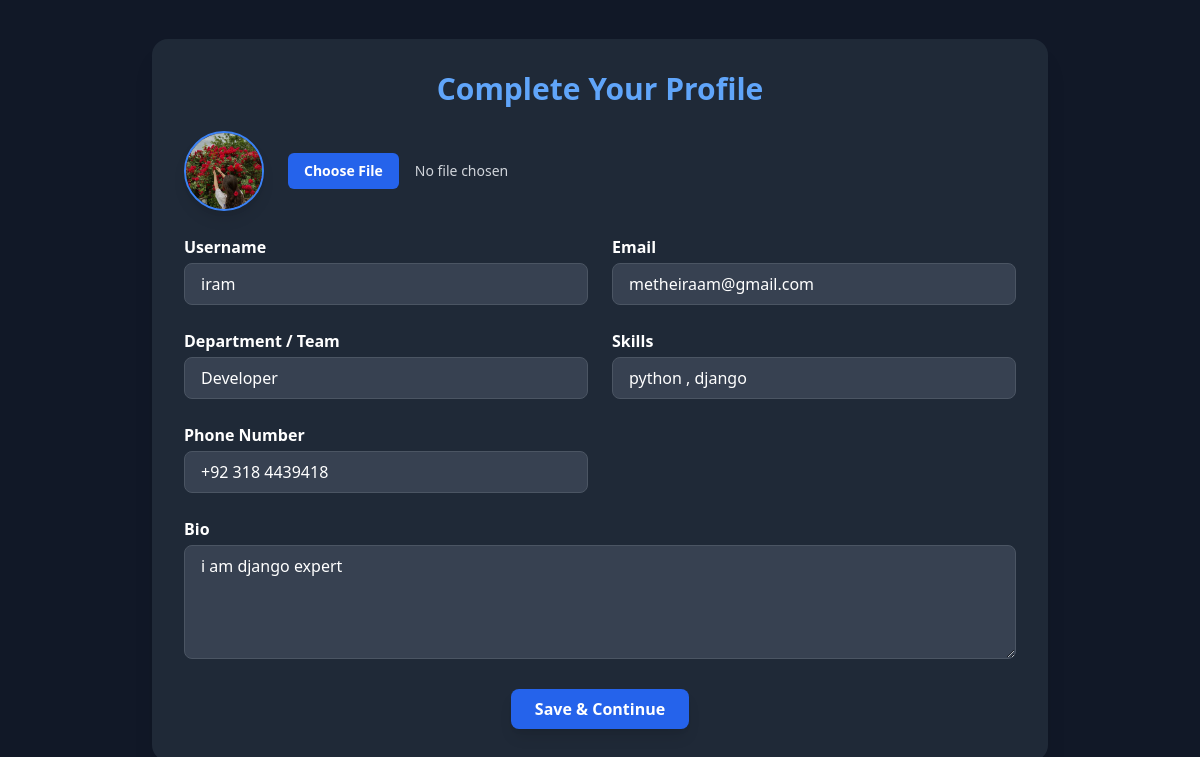
/users/profile/setup/ (signed in), run on the app's committed database.
### users/models.py (models this page shows, shortened)
class CustomUser(AbstractUser):
    user_id = models.AutoField(primary_key=True)
    preference_field_1 = models.CharField(max_length=100, blank=True, null=True)
    preference_field_2 = models.CharField(max_length=100, blank=True, null=True)
    created_at = models.DateTimeField(auto_now_add=True)
    updated_at = models.DateTimeField(auto_now=True)
    email = models.EmailField(unique=True)
    notifications_enabled = models.BooleanField(default=True)
    expertise = models.CharField(max_length=255, blank=True, null=True)
    ROLE_CHOICES = (
        ('admin', 'Admin'),
        ('manager', 'Project Manager'),
        ('user', 'User'),
    )
    role = models.CharField(max_length=20, choices=ROLE_CHOICES, default='user')
    USERNAME_FIELD = 'username'
    REQUIRED_FIELDS = ['email']
    objects = CustomUserManager()

class Profile(models.Model):
    user = models.OneToOneField(settings.AUTH_USER_MODEL, on_delete=models.CASCADE)
    bio = models.TextField(blank=True)
    profile_picture = models.ImageField(
        upload_to='profile_pictures/',
        blank=True,
        null=True
    )
    department = models.CharField(max_length=100, blank=True, null=True)
    expertise = models.CharField(max_length=255, default="general")
    skills = models.TextField(blank=True, null=True)
    phone_number = models.CharField(max_length=20, blank=True, null=True)

### users/views.py (the view)
# urls.py: path('profile/setup/', views.profile_setup_view, name='profile_setup'),
@login_required
def profile_setup_view(request):
    user = request.user
    profile, created = Profile.objects.get_or_create(user=user)
    if request.method == 'POST':
        user_form = UserUpdateForm(request.POST, instance=user)
        profile_form = ProfileForm(request.POST, request.FILES, instance=profile)
        if user_form.is_valid() and profile_form.is_valid():
            user_form.save()
            profile_form.save()
            messages.success(request, "Profile setup completed successfully!")
            return redirect('dashboard')
        messages.error(request, "Please correct the errors below.")
    else:
        user_form = UserUpdateForm(instance=user)
        profile_form = ProfileForm(instance=profile)
    return render(request, 'users/profile_setup.html', {
        'user_form': user_form,
        'profile_form': profile_form
    })

### users/forms.py
class UserUpdateForm(forms.ModelForm):
    class Meta:
        model = CustomUser
        fields = ['username', 'email']

class ProfileForm(forms.ModelForm):
    department = forms.CharField(max_length=100, required=True)
    skills = forms.CharField(max_length=255, required=True)
    phone_number = forms.CharField(max_length=20, required=False)
    profile_picture = forms.ImageField(required=False)
    class Meta:
        model = Profile
        fields = ['bio', 'profile_picture', 'department', 'skills', 'phone_number']

### users/context_processors.py (called while the page is built)
def user_roles(request):
    user = request.user
    is_admin = False
    if user.is_authenticated:
        user_groups = user.groups.values_list('name', flat=True)
        is_admin = 'Admin' in user_groups
    return {
        'is_admin': is_admin
    }

### users/templates/users/profile_setup.html (shortened to what this page needs)
{% load static %}
<!DOCTYPE html>
<html lang="en" class="bg-gray-900 text-white">
<head>
  <script src="https://cdn.tailwindcss.com"></script>
</head>
<body class="min-h-screen flex items-center justify-center px-4">
  <div class="w-full max-w-4xl bg-gray-800 p-8 rounded-2xl shadow-xl fade-in">
    <h2 class="text-3xl font-bold mb-6 text-center text-blue-400">Complete Your Profile</h2>
    <form method="POST" enctype="multipart/form-data" class="space-y-6">
      <div class="flex items-center space-x-6">
        <div class="shrink-0">
          <img id="preview" class="h-20 w-20 object-cover rounded-full border-2 border-blue-500 shadow-lg" src="{% if user.profile.profile_picture %}{{ user.profile.profile_picture.url }}{% else %}{% static 'default-profile.png' %}{% endif %}" alt="Profile">
        </div>
        <label class="block">
          <input type="file" name="profile_picture" accept="image/*" class="block w-full text-sm text-gray-300 file:mr-4 file:py-2 file:px-4 file:rounded-md file:border-0 file:text-sm file:font-semibold file:bg-blue-600 file:text-white hover:file:bg-blue-700" />
        </label>
      </div>
      <div class="grid grid-cols-1 md:grid-cols-2 gap-6">
        <div>
          <label class="block mb-1 font-semibold">Username</label>
          <input type="text" name="username" value="{{ user_form.username.value|default_if_none:'' }}" class="w-full px-4 py-2 rounded-lg bg-gray-700 border border-gray-600 focus:outline-none focus:ring-2 focus:ring-blue-500" placeholder="johndoe" />
        </div>
        <div>
          <label class="block mb-1 font-semibold">Email</label>
          <input type="email" name="email" value="{{ user_form.email.value|default_if_none:'' }}" class="w-full px-4 py-2 rounded-lg bg-gray-700 border border-gray-600 focus:outline-none focus:ring-2 focus:ring-blue-500" placeholder="user@example.com" />
        </div>
        <div>
          <label class="block mb-1 font-semibold">Department / Team</label>
          <input type="text" name="department" value="{{ profile_form.department.value|default_if_none:'' }}" class="w-full px-4 py-2 rounded-lg bg-gray-700 border border-gray-600 focus:outline-none focus:ring-2 focus:ring-blue-500" placeholder="Development, Design, QA..." />
        </div>
        <div>
          <label class="block mb-1 font-semibold">Skills</label>
          <input type="text" name="skills" value="{{ profile_form.skills.value|default_if_none:'' }}" class="w-full px-4 py-2 rounded-lg bg-gray-700 border border-gray-600 focus:outline-none focus:ring-2 focus:ring-blue-500" placeholder="Python, UI/UX, Django..." />
        </div>
        <div>
          <label class="block mb-1 font-semibold">Phone Number</label>
          <input type="text" name="phone_number" value="{{ profile_form.phone_number.value|default_if_none:'' }}" class="w-full px-4 py-2 rounded-lg bg-gray-700 border border-gray-600 focus:outline-none focus:ring-2 focus:ring-blue-500" placeholder="+92xxxxxxxxx" />
        </div>
        <div class="md:col-span-2">
          <label class="block mb-1 font-semibold">Bio</label>
          <textarea name="bio" rows="4" class="w-full px-4 py-2 rounded-lg bg-gray-700 border border-gray-600 focus:outline-none focus:ring-2 focus:ring-blue-500" placeholder="Write something about yourself...">{{ profile_form.bio.value|default_if_none:'' }}</textarea>
        </div>
      </div>
      <div class="text-center">
        <button type="submit" class="bg-blue-600 hover:bg-blue-700 transition-all duration-300 text-white font-semibold px-6 py-2 rounded-lg shadow-lg">Save & Continue</button>
      </div>
    </form>
  </div>
</body>
</html>

### users/templates/users/profile_setup.html (style rules this page uses)
.fade-in { animation: fadeIn 0.7s ease-in-out; }

### data on the page
CustomUser: profile_picture (picture), username "iram", email "metheiraam@gmail.com"
Profile: department "Developer", skills "python , django", phone_number "+92 318 4439418", bio "i am django expert"
